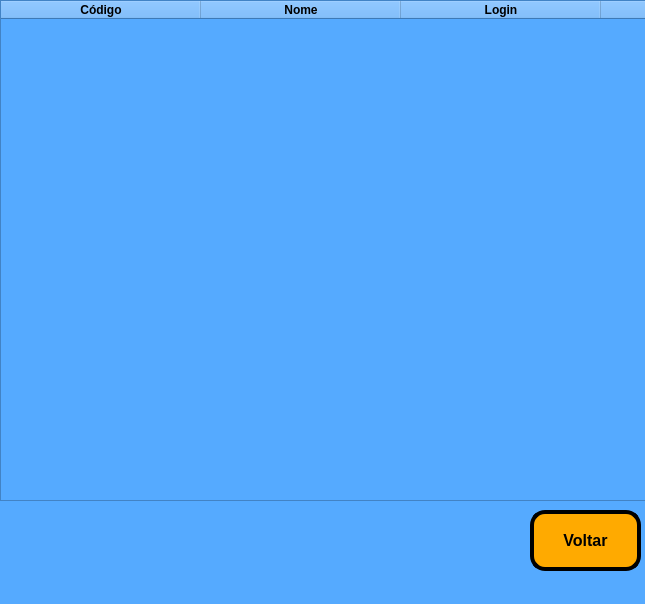
<?xml version="1.0" encoding="UTF-8"?>
<ui version="4.0">
 <class>MainWindow</class>
 <widget class="QMainWindow" name="MainWindow">
  <property name="geometry">
   <rect>
    <x>0</x>
    <y>0</y>
    <width>645</width>
    <height>604</height>
   </rect>
  </property>
  <property name="windowTitle">
   <string>Listar Login</string>
  </property>
  <property name="styleSheet">
   <string notr="true">background-color: rgb(85, 170, 255);</string>
  </property>
  <widget class="QWidget" name="centralwidget">
   <widget class="QTableWidget" name="tableWidget">
    <property name="geometry">
     <rect>
      <x>0</x>
      <y>0</y>
      <width>1011</width>
      <height>501</height>
     </rect>
    </property>
    <property name="font">
     <font>
      <pointsize>12</pointsize>
      <weight>75</weight>
      <bold>true</bold>
     </font>
    </property>
    <property name="styleSheet">
     <string notr="true">tableWidget.setColumnWidth(0, 1555)</string>
    </property>
    <attribute name="horizontalHeaderVisible">
     <bool>true</bool>
    </attribute>
    <attribute name="horizontalHeaderDefaultSectionSize">
     <number>200</number>
    </attribute>
    <attribute name="horizontalHeaderHighlightSections">
     <bool>true</bool>
    </attribute>
    <attribute name="verticalHeaderVisible">
     <bool>false</bool>
    </attribute>
    <attribute name="verticalHeaderHighlightSections">
     <bool>false</bool>
    </attribute>
    <column>
     <property name="text">
      <string>Código</string>
     </property>
     <property name="font">
      <font>
       <weight>75</weight>
       <bold>true</bold>
      </font>
     </property>
    </column>
    <column>
     <property name="text">
      <string>Nome</string>
     </property>
     <property name="font">
      <font>
       <weight>75</weight>
       <bold>true</bold>
      </font>
     </property>
    </column>
    <column>
     <property name="text">
      <string>Login</string>
     </property>
     <property name="font">
      <font>
       <weight>75</weight>
       <bold>true</bold>
      </font>
     </property>
    </column>
    <column>
     <property name="text">
      <string>Senha</string>
     </property>
     <property name="font">
      <font>
       <weight>75</weight>
       <bold>true</bold>
      </font>
     </property>
    </column>
   </widget>
   <widget class="QPushButton" name="pushButton">
    <property name="geometry">
     <rect>
      <x>530</x>
      <y>510</y>
      <width>111</width>
      <height>61</height>
     </rect>
    </property>
    <property name="font">
     <font>
      <pointsize>12</pointsize>
      <weight>75</weight>
      <bold>true</bold>
     </font>
    </property>
    <property name="styleSheet">
     <string notr="true">background-color: rgb(255, 170, 0);
border-radius: 15px;
border-style: outset;
border-width: 4px;
border-color: black;</string>
    </property>
    <property name="text">
     <string>Voltar</string>
    </property>
    <property name="icon">
     <iconset>
      <normaloff>../../../../.designer/backup/voltar.png</normaloff>../../../../.designer/backup/voltar.png</iconset>
    </property>
   </widget>
  </widget>
  <widget class="QMenuBar" name="menubar">
   <property name="geometry">
    <rect>
     <x>0</x>
     <y>0</y>
     <width>645</width>
     <height>26</height>
    </rect>
   </property>
  </widget>
  <widget class="QStatusBar" name="statusbar"/>
 </widget>
 <resources/>
 <connections/>
</ui>
